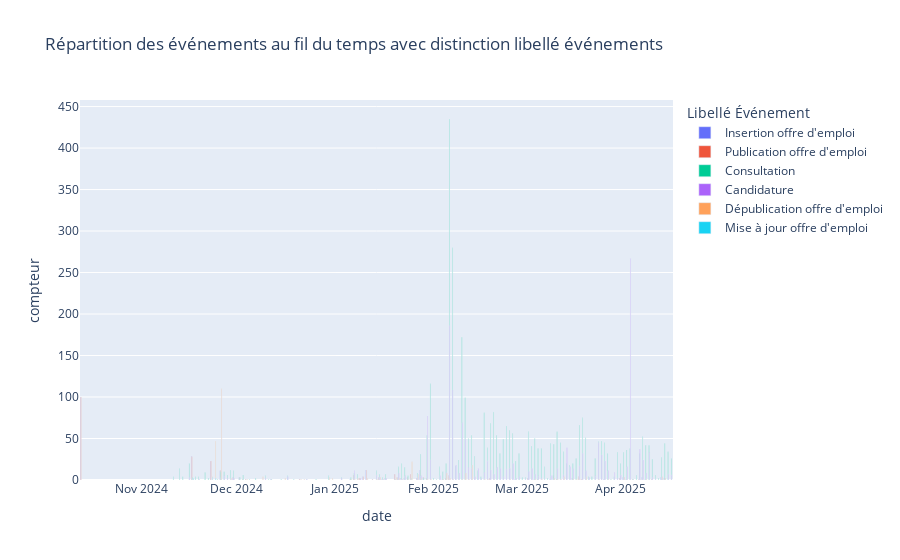

Notebook cell for this chart:
### Code cell
df['date'] = df['Date Événement'].dt.date
df_temp = df.groupby(['date', 'Libellé Événement'])['compteur'].sum().reset_index()

# Créer une visualisation de la répartition des événements au fil du temps avec distinction libellé événements
fig = px.bar(df_temp, 
             x='date', 
             y='compteur', 
             color='Libellé Événement', 
             barmode='group',
             title='Répartition des événements au fil du temps avec distinction libellé événements')

# Afficher la figure
fig.show()

### Figure 1 — Plotly figure (JSON) as saved in the notebook; plotly's stock layout.template omitted (floating-point values rounded to 4 significant figures)
{"data": [{"alignmentgroup": "True", "hovertemplate": "Libellé Événement=Insertion offre d'emploi<br>date=%{x}<br>compteur=%{y}<extra></extra>", "legendgroup": "Insertion offre d'emploi", "marker": {"color": "#636efa", "pattern": {"shape": ""}}, "name": "Insertion offre d'emploi", "offsetgroup": "Insertion offre d'emploi", "orientation": "v", "showlegend": true, "textposition": "auto", "type": "bar", "x": ["2024-10-13", "2024-11-17", "2024-11-23", "2024-11-26", "2024-11-30", "2024-12-02", "2024-12-03", "2024-12-04", "2024-12-12", "2024-12-21", "2025-01-06", "2025-01-07", "2025-01-09", "2025-01-10", "2025-01-11", "2025-01-13", "2025-01-15", "2025-01-16", "2025-01-17", "2025-01-20", "2025-01-21", "2025-01-22", "2025-01-23", "2025-01-24", "2025-01-25", "2025-01-27", "2025-01-28", "2025-01-29", "2025-01-30", "2025-02-04", "2025-02-05", "2025-02-06", "2025-02-19", "2025-02-27", "2025-03-03", "2025-03-05", "2025-03-06", "2025-03-10", "2025-03-11", "2025-03-12", "2025-03-17", "2025-03-19", "2025-03-20", "2025-03-27", "2025-04-01", "2025-04-02", "2025-04-03", "2025-04-05", "2025-04-07", "2025-04-08", "2025-04-09", "2025-04-11", "2025-04-14", "2025-04-15"], "xaxis": "x", "y": [100, 29, 23, 11, 3, 3, 1, 1, 1, 1, 1, 6, 2, 4, 12, 1, 3, 1, 2, 7, 3, 2, 2, 3, 7, 2, 12, 3, 2, 1, 2, 5, 2, 1, 2, 1, 1, 1, 5, 1, 2, 4, 1, 1, 2, 3, 1, 1, 1, 3, 1, 1, 3, 2], "yaxis": "y"}, {"alignmentgroup": "True", "hovertemplate": "Libellé Événement=Publication offre d'emploi<br>date=%{x}<br>compteur=%{y}<extra></extra>", "legendgroup": "Publication offre d'emploi", "marker": {"color": "#EF553B", "pattern": {"shape": ""}}, "name": "Publication offre d'emploi", "offsetgroup": "Publication offre d'emploi", "orientation": "v", "showlegend": true, "textposition": "auto", "type": "bar", "x": ["2024-10-13", "2024-11-17", "2024-11-23", "2024-11-26", "2024-11-30", "2024-12-02", "2024-12-03", "2024-12-04", "2024-12-12", "2024-12-21", "2025-01-06", "2025-01-07", "2025-01-09", "2025-01-10", "2025-01-11", "2025-01-13", "2025-01-15", "2025-01-16", "2025-01-17", "2025-01-20", "2025-01-21", "2025-01-22", "2025-01-23", "2025-01-24", "2025-01-25", "2025-01-27", "2025-01-28", "2025-01-29", "2025-01-30", "2025-02-04", "2025-02-05", "2025-02-06", "2025-02-19", "2025-02-27", "2025-03-03", "2025-03-05", "2025-03-06", "2025-03-10", "2025-03-11", "2025-03-12", "2025-03-17", "2025-03-19", "2025-03-20", "2025-03-27", "2025-04-01", "2025-04-02", "2025-04-03", "2025-04-05", "2025-04-07", "2025-04-08", "2025-04-09", "2025-04-11", "2025-04-14", "2025-04-15"], "xaxis": "x", "y": [100, 28, 23, 11, 3, 3, 1, 1, 1, 1, 1, 6, 2, 4, 12, 1, 3, 1, 2, 7, 3, 2, 2, 3, 7, 2, 12, 3, 2, 1, 2, 5, 2, 1, 2, 1, 1, 1, 5, 1, 2, 4, 1, 1, 2, 3, 1, 1, 1, 3, 1, 1, 3, 2], "yaxis": "y"}, {"alignmentgroup": "True", "hovertemplate": "Libellé Événement=Consultation<br>date=%{x}<br>compteur=%{y}<extra></extra>", "legendgroup": "Consultation", "marker": {"color": "#00cc96", "pattern": {"shape": ""}}, "name": "Consultation", "offsetgroup": "Consultation", "orientation": "v", "showlegend": true, "textposition": "auto", "type": "bar", "x": ["2024-11-11", "2024-11-13", "2024-11-14", "2024-11-16", "2024-11-17", "2024-11-18", "2024-11-19", "2024-11-21", "2024-11-22", "2024-11-25", "2024-11-26", "2024-11-27", "2024-11-28", "2024-11-29", "2024-11-30", "2024-12-02", "2024-12-03", "2024-12-05", "2024-12-07", "2024-12-10", "2024-12-11", "2024-12-12", "2024-12-15", "2024-12-17", "2024-12-19", "2024-12-23", "2024-12-26", "2024-12-30", "2025-01-03", "2025-01-06", "2025-01-07", "2025-01-08", "2025-01-09", "2025-01-14", "2025-01-15", "2025-01-16", "2025-01-17", "2025-01-20", "2025-01-21", "2025-01-22", "2025-01-23", "2025-01-24", "2025-01-25", "2025-01-27", "2025-01-28", "2025-01-29", "2025-01-30", "2025-01-31", "2025-02-01", "2025-02-02", "2025-02-03", "2025-02-04", "2025-02-05", "2025-02-06", "2025-02-07", "2025-02-08", "2025-02-09", "2025-02-10", "2025-02-11", "2025-02-12", "2025-02-13", "2025-02-14", "2025-02-15", "2025-02-16", "2025-02-17", "2025-02-18", "2025-02-19", "2025-02-20", "2025-02-21", "2025-02-22", "2025-02-23", "2025-02-24", "2025-02-25", "2025-02-26", "2025-02-27", "2025-02-28", "2025-03-01", "2025-03-02", "2025-03-03", "2025-03-04", "2025-03-05", "2025-03-06", "2025-03-07", "2025-03-08", "2025-03-09", "2025-03-10", "2025-03-11", "2025-03-12", "2025-03-13", "2025-03-14", "2025-03-15", "2025-03-16", "2025-03-17", "2025-03-18", "2025-03-19", "2025-03-20", "2025-03-21", "2025-03-22", "2025-03-23", "2025-03-24", "2025-03-25", "2025-03-26", "2025-03-27", "2025-03-28", "2025-03-29", "2025-03-30", "2025-03-31", "2025-04-01", "2025-04-02", "2025-04-03", "2025-04-04", "2025-04-05", "2025-04-06", "2025-04-07", "2025-04-08", "2025-04-09", "2025-04-10", "2025-04-11", "2025-04-12", "2025-04-13", "2025-04-14", "2025-04-15", "2025-04-16", "2025-04-17"], "xaxis": "x", "y": [4, 14, 4, 20, 3, 4, 4, 9, 2, 1, 10, 10, 6, 12, 11, 3, 6, 1, 2, 5, 1, 1, 1, 5, 1, 1, 1, 5, 3, 3, 8, 7, 1, 11, 7, 3, 7, 1, 16, 20, 15, 5, 2, 8, 31, 2, 54, 116, 2, 1, 16, 10, 20, 435, 280, 17, 24, 172, 99, 50, 54, 29, 11, 4, 81, 39, 68, 82, 54, 32, 49, 65, 60, 56, 23, 32, 3, 3, 58, 41, 50, 38, 38, 16, 2, 44, 43, 58, 45, 34, 20, 18, 20, 26, 66, 75, 51, 4, 4, 26, 46, 47, 45, 32, 1, 4, 33, 20, 33, 36, 38, 1, 6, 32, 52, 42, 42, 25, 6, 2, 27, 44, 34, 26], "yaxis": "y"}, {"alignmentgroup": "True", "hovertemplate": "Libellé Événement=Candidature<br>date=%{x}<br>compteur=%{y}<extra></extra>", "legendgroup": "Candidature", "marker": {"color": "#ab63fa", "pattern": {"shape": ""}}, "name": "Candidature", "offsetgroup": "Candidature", "orientation": "v", "showlegend": true, "textposition": "auto", "type": "bar", "x": ["2024-11-16", "2024-11-19", "2024-11-26", "2024-11-27", "2024-11-28", "2024-11-29", "2024-11-30", "2024-12-10", "2024-12-17", "2024-12-23", "2025-01-03", "2025-01-07", "2025-01-08", "2025-01-09", "2025-01-14", "2025-01-15", "2025-01-16", "2025-01-17", "2025-01-21", "2025-01-22", "2025-01-23", "2025-01-27", "2025-01-28", "2025-01-30", "2025-01-31", "2025-02-03", "2025-02-04", "2025-02-05", "2025-02-06", "2025-02-07", "2025-02-08", "2025-02-09", "2025-02-10", "2025-02-11", "2025-02-12", "2025-02-13", "2025-02-14", "2025-02-15", "2025-02-16", "2025-02-17", "2025-02-18", "2025-02-19", "2025-02-20", "2025-02-21", "2025-02-22", "2025-02-23", "2025-02-24", "2025-02-25", "2025-02-26", "2025-02-27", "2025-02-28", "2025-03-02", "2025-03-03", "2025-03-04", "2025-03-05", "2025-03-06", "2025-03-07", "2025-03-08", "2025-03-10", "2025-03-11", "2025-03-12", "2025-03-13", "2025-03-14", "2025-03-15", "2025-03-16", "2025-03-17", "2025-03-19", "2025-03-20", "2025-03-21", "2025-03-22", "2025-03-24", "2025-03-25", "2025-03-26", "2025-03-27", "2025-03-28", "2025-03-30", "2025-03-31", "2025-04-01", "2025-04-02", "2025-04-03", "2025-04-04", "2025-04-07", "2025-04-08", "2025-04-09", "2025-04-10", "2025-04-11", "2025-04-12", "2025-04-14", "2025-04-15", "2025-04-16", "2025-04-17"], "xaxis": "x", "y": [3, 1, 3, 5, 2, 1, 2, 2, 4, 1, 2, 11, 1, 2, 6, 3, 1, 2, 8, 1, 5, 3, 5, 77, 24, 5, 1, 9, 186, 108, 18, 8, 69, 49, 15, 14, 4, 14, 2, 9, 23, 12, 7, 15, 14, 4, 13, 14, 20, 2, 4, 1, 10, 14, 7, 5, 2, 1, 5, 2, 14, 1, 6, 39, 16, 14, 17, 32, 11, 3, 5, 45, 30, 23, 11, 9, 2, 6, 3, 16, 267, 37, 24, 8, 33, 3, 1, 3, 2, 7, 6], "yaxis": "y"}, {"alignmentgroup": "True", "hovertemplate": "Libellé Événement=Dépublication offre d'emploi<br>date=%{x}<br>compteur=%{y}<extra></extra>", "legendgroup": "Dépublication offre d'emploi", "marker": {"color": "#FFA15A", "pattern": {"shape": ""}}, "name": "Dépublication offre d'emploi", "offsetgroup": "Dépublication offre d'emploi", "orientation": "v", "showlegend": true, "textposition": "auto", "type": "bar", "x": ["2024-11-17", "2024-11-23", "2024-11-24", "2024-11-26", "2024-11-29", "2024-12-04", "2024-12-09", "2024-12-16", "2024-12-21", "2024-12-22", "2024-12-30", "2024-12-31", "2025-01-06", "2025-01-07", "2025-01-08", "2025-01-11", "2025-01-14", "2025-01-15", "2025-01-16", "2025-01-20", "2025-01-21", "2025-01-22", "2025-01-24", "2025-01-25", "2025-01-27", "2025-01-28", "2025-01-30", "2025-01-31", "2025-02-04", "2025-02-05", "2025-02-06", "2025-02-07", "2025-02-10", "2025-02-11", "2025-02-12", "2025-02-13", "2025-02-17", "2025-02-18", "2025-02-20", "2025-02-25", "2025-03-05", "2025-03-07", "2025-03-11", "2025-03-12", "2025-03-13", "2025-03-14", "2025-03-17", "2025-03-18", "2025-03-19", "2025-03-21", "2025-03-25", "2025-03-28", "2025-04-02", "2025-04-07", "2025-04-09", "2025-04-14", "2025-04-15"], "xaxis": "x", "y": [1, 4, 47, 110, 2, 1, 4, 2, 1, 1, 3, 2, 1, 1, 2, 2, 1, 3, 1, 3, 2, 1, 1, 22, 7, 2, 1, 1, 1, 8, 2, 1, 1, 8, 1, 18, 1, 1, 1, 1, 1, 1, 2, 1, 1, 4, 1, 1, 1, 4, 1, 1, 3, 1, 1, 4, 2], "yaxis": "y"}, {"alignmentgroup": "True", "hovertemplate": "Libellé Événement=Mise à jour offre d'emploi<br>date=%{x}<br>compteur=%{y}<extra></extra>", "legendgroup": "Mise à jour offre d'emploi", "marker": {"color": "#19d3f3", "pattern": {"shape": ""}}, "name": "Mise à jour offre d'emploi", "offsetgroup": "Mise à jour offre d'emploi", "orientation": "v", "showlegend": true, "textposition": "auto", "type": "bar", "x": ["2024-11-17", "2024-11-23", "2024-11-24"], "xaxis": "x", "y": [2, 3, 2], "yaxis": "y"}], "layout": {"barmode": "group", "legend": {"title": {"text": "Libellé Événement"}, "tracegroupgap": 0}, "title": {"text": "Répartition des événements au fil du temps avec distinction libellé événements"}, "xaxis": {"anchor": "y", "domain": [0, 1], "title": {"text": "date"}}, "yaxis": {"anchor": "x", "domain": [0, 1], "title": {"text": "compteur"}}}}
